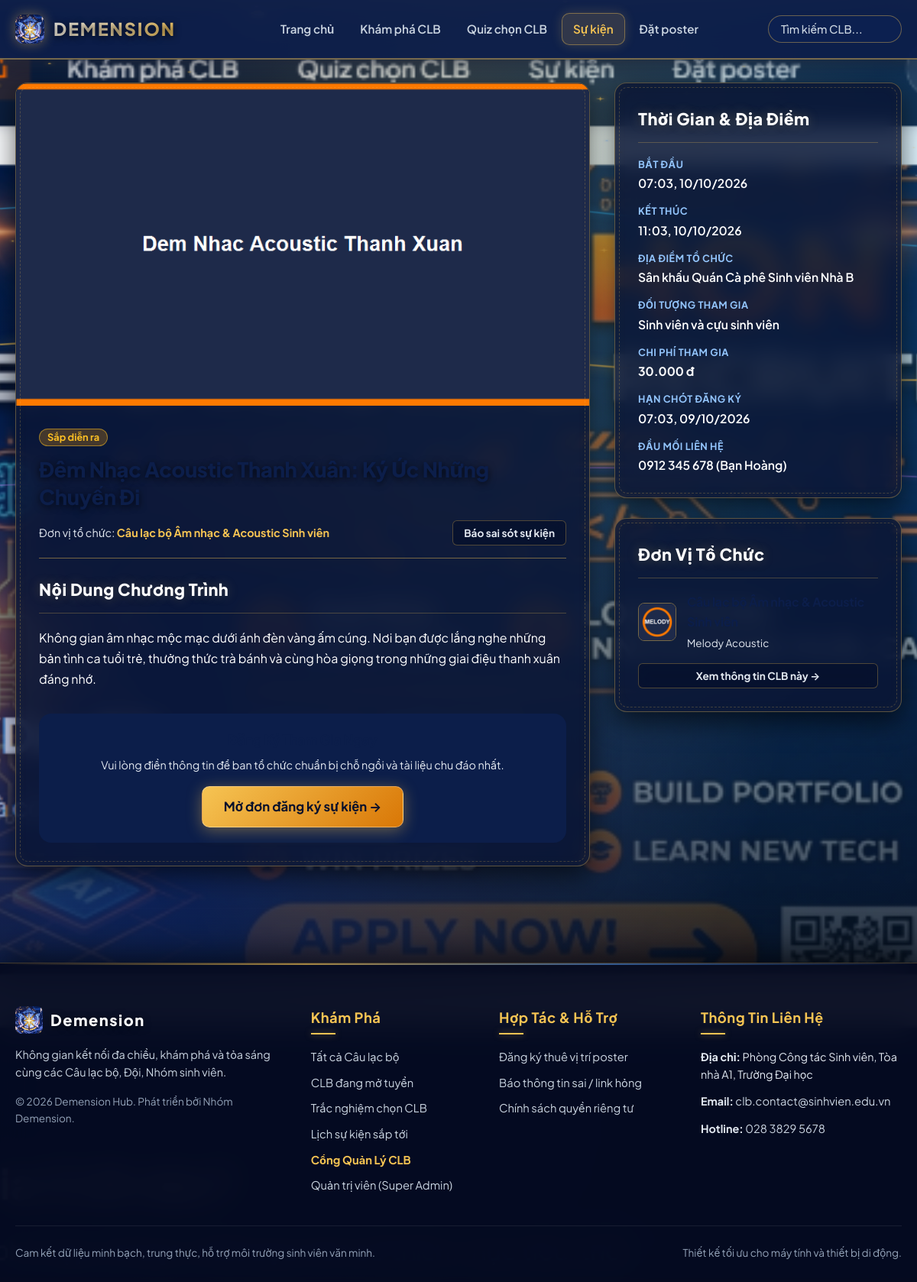
/event-detail.php?slug=dem-nhac-acoustic-thanh-xuan, run on the app's committed database.
### tables this page shows
CREATE TABLE IF NOT EXISTS `events` (
  `id` INT AUTO_INCREMENT PRIMARY KEY,
  `club_id` INT NOT NULL,
  `title` VARCHAR(255) NOT NULL,
  `slug` VARCHAR(255) NOT NULL UNIQUE,
  `poster_image` VARCHAR(255) DEFAULT NULL,
  `description` LONGTEXT NOT NULL,
  `start_time` DATETIME NOT NULL,
  `end_time` DATETIME NOT NULL,
  `location` VARCHAR(255) NOT NULL,
  `target_audience` VARCHAR(255) DEFAULT NULL,
  `fee` DECIMAL(12, 0) DEFAULT 0,
  `registration_deadline` DATETIME DEFAULT NULL,
  `registration_link` VARCHAR(500) DEFAULT NULL,
  `contact_info` VARCHAR(255) DEFAULT NULL,
  `is_active` TINYINT(1) NOT NULL DEFAULT 1,
  `created_at` DATETIME NOT NULL DEFAULT CURRENT_TIMESTAMP,
  CONSTRAINT `fk_events_club` FOREIGN KEY (`club_id`) REFERENCES `clubs` (`id`) ON DELETE CASCADE ON UPDATE CASCADE,
  INDEX `idx_events_timeline` (`is_active`, `start_time`, `end_time`)
);

CREATE TABLE IF NOT EXISTS `clubs` (
  `id` INT AUTO_INCREMENT PRIMARY KEY,
  `category_id` INT NOT NULL,
  `name` VARCHAR(200) NOT NULL,
  `short_name` VARCHAR(50) DEFAULT NULL,
  `slug` VARCHAR(200) NOT NULL UNIQUE,
  `logo` VARCHAR(255) DEFAULT NULL,
  `cover_image` VARCHAR(255) DEFAULT NULL,
  `summary` VARCHAR(500) NOT NULL,
  `description` LONGTEXT NOT NULL,
  `objectives` TEXT DEFAULT NULL,
  `target_audience` TEXT DEFAULT NULL,
  `activities_achievements` LONGTEXT DEFAULT NULL,
  `meeting_schedule` VARCHAR(255) DEFAULT NULL,
  `meeting_location` VARCHAR(255) DEFAULT NULL,
  `meeting_frequency` VARCHAR(100) DEFAULT NULL,
  `schedule_confirmed` TINYINT(1) NOT NULL DEFAULT 1 COMMENT '1: Đã chốt lịch, 0: Cần xác nhận lịch',
  `requirements` TEXT DEFAULT NULL,
  `fee_info` VARCHAR(255) DEFAULT NULL,
  `recruitment_status` ENUM('closed', 'open', 'upcoming') NOT NULL DEFAULT 'closed',
  `recruitment_deadline` DATETIME DEFAULT NULL,
  `recruitment_process` TEXT DEFAULT NULL,
  `application_link` VARCHAR(500) DEFAULT NULL,
  `is_featured` TINYINT(1) NOT NULL DEFAULT 0,
  `is_active` TINYINT(1) NOT NULL DEFAULT 1,
  `created_at` DATETIME NOT NULL DEFAULT CURRENT_TIMESTAMP,
  `updated_at` DATETIME NOT NULL DEFAULT CURRENT_TIMESTAMP ON UPDATE CURRENT_TIMESTAMP,
  CONSTRAINT `fk_clubs_category` FOREIGN KEY (`category_id`) REFERENCES `categories` (`id`) ON DELETE RESTRICT ON UPDATE CASCADE,
  INDEX `idx_clubs_status` (`is_active`, `recruitment_status`),
  INDEX `idx_clubs_featured` (`is_active`, `is_featured`)
);

### includes/functions.php (called while the page is built, shortened)
<?php
function e(?string $string): string {
    return htmlspecialchars((string)$string, ENT_QUOTES, 'UTF-8');
}
function url(string $path = ''): string {
    $path = ltrim($path, '/');
    return BASE_URL . ($path !== '' ? '/' . $path : '');
}
function upload_url(?string $path, string $default_placeholder = ''): string {
    return url(ltrim($path, '/'));
}
function safe_url(?string $url): string {
    $url = trim($url);
    $parsed = parse_url($url);
    $current_host = $_SERVER['HTTP_HOST'] ?? 'localhost';
    $is_local_env = (defined('APP_DEBUG') && APP_DEBUG) ||
                    in_array($current_host, ['localhost', '127.0.0.1']) ||
                    str_starts_with($current_host, 'localhost:') ||
                    str_starts_with($current_host, '127.0.0.1:');
    return filter_var($url, FILTER_SANITIZE_URL) ?: '';
}
function format_date_vn(?string $date_string, bool $include_time = false): string {
    try {
        $date = new DateTime($date_string);
        return $include_time ? $date->format('H:i, d/m/Y') : $date->format('d/m/Y');
    } catch (Exception $e) {
        return $date_string;
    }
}
function format_money_vn($amount): string {
    return number_format((float)$amount, 0, ',', '.') . ' đ';
}

### event-detail.php (the view, shortened to what this page needs)
<?php
require_once __DIR__ . '/includes/functions.php';
$db = get_db_connection();
$slug = trim($_GET['slug'] ?? '');
$event = null;
try {
    if (!empty($slug)) {
        $stmt = $db->prepare("
            SELECT e.*, c.name as club_name, c.short_name as club_short_name, c.slug as club_slug, c.logo as club_logo
            FROM events e
            JOIN clubs c ON e.club_id = c.id
            WHERE e.slug = ? AND e.is_active = 1
            LIMIT 1
        ");
        $stmt->execute([$slug]);
    }
    $event = $stmt->fetch();
} catch (Exception $e) {
    error_log("Lỗi tải chi tiết sự kiện: " . $e->getMessage());
}
$now = new DateTime();
$start_dt = new DateTime($event['start_time']);
$end_dt = new DateTime($event['end_time']);
$is_ended = $now > $end_dt;
$is_happening = ($now >= $start_dt && $now <= $end_dt);
include __DIR__ . '/includes/header.php';
?>
<main class="container" style="padding-top: 30px; padding-bottom: 60px;">
  <div class="detail-grid">
    <div class="detail-main-column">
      <div class="detail-main-card" style="padding: 0; overflow: hidden;">
        <div style="aspect-ratio: 16/9; background-color: var(--color-primary); overflow: hidden;">
          <img src="<?= upload_url($event['poster_image']) ?>" alt="<?= e($event['title']) ?>" style="width: 100%; height: 100%; object-fit: cover;">
        </div>
        <div style="padding: 30px;">
          <div style="margin-bottom: 12px; display: flex; gap: 8px;">
            <?php if ($is_ended): ?>
              <span class="badge badge-closed">Sự kiện đã kết thúc</span>
            <?php elseif ($is_happening): ?>
              <span class="badge badge-open">Đang diễn ra</span>
            <?php else: ?>
              <span class="badge badge-upcoming">Sắp diễn ra</span>
            <?php endif; ?>
          </div>
          <h1 style="font-size: 1.7rem; font-weight: 800; color: var(--color-primary); margin-bottom: 12px; line-height: 1.35;">
            <?= e($event['title']) ?>
          </h1>
          <div style="font-size: 0.9rem; color: var(--color-text-muted); margin-bottom: 24px; padding-bottom: 16px; border-bottom: 1px solid var(--color-border); display: flex; align-items: center; justify-content: space-between; flex-wrap: wrap; gap: 10px;">
            <span>
              Đơn vị tổ chức:
              <a href="<?= url('club-detail.php?slug=' . e($event['club_slug'])) ?>" style="font-weight: 700; color: var(--color-accent);">
                <?= e($event['club_name']) ?>
              </a>
            </span>
            <button type="button" class="btn btn-outline btn-sm btn-open-report-modal" data-event-id="<?= $event['id'] ?>" data-entity-name="<?= e($event['title']) ?>">
              Báo sai sót sự kiện
            </button>
          </div>
          <h3 class="card-heading">Nội Dung Chương Trình</h3>
          <div style="font-size: 1rem; line-height: 1.7; color: var(--color-text-main);">
            <?= nl2br(e($event['description'])) ?>
          </div>
          <?php if (!$is_ended && !empty($event['registration_link'])): ?>
            <div style="margin-top: 32px; padding: 20px; background-color: var(--color-bg-light); border-radius: var(--radius-lg); text-align: center;">
              <h4 style="font-size: 1.1rem; color: var(--color-primary); margin-bottom: 8px; font-weight: 700;">
              </h4>
              <p style="font-size: 0.9rem; color: var(--color-text-muted); margin-bottom: 16px;">
                Vui lòng điền thông tin để ban tổ chức chuẩn bị chỗ ngồi và tài liệu chu đáo nhất.
              </p>
              <a href="<?= safe_url($event['registration_link']) ?>" target="_blank" rel="noopener noreferrer" class="btn btn-primary btn-lg" onclick="alert('Biểu mẫu đăng ký được mở qua liên kết bên ngoài.');">
                Mở đơn đăng ký sự kiện &rarr;
              </a>
            </div>
          <?php endif; ?>
        </div>
      </div>
    </div>
    <div class="detail-side-column">
      <div class="detail-side-card">
        <h3 class="card-heading">Thời Gian & Địa Điểm</h3>
        <ul class="info-list">
          <li class="info-item">
            <div class="info-content">
              <div class="info-label">Bắt đầu</div>
              <div class="info-value"><?= format_date_vn($event['start_time'], true) ?></div>
            </div>
          </li>
          <li class="info-item">
            <div class="info-content">
              <div class="info-label">Kết thúc</div>
              <div class="info-value"><?= format_date_vn($event['end_time'], true) ?></div>
            </div>
          </li>
          <li class="info-item">
            <div class="info-content">
              <div class="info-label">Địa điểm tổ chức</div>
              <div class="info-value"><?= e($event['location']) ?></div>
            </div>
          </li>
          <li class="info-item">
            <div class="info-content">
              <div class="info-label">Đối tượng tham gia</div>
              <div class="info-value"><?= !empty($event['target_audience']) ? e($event['target_audience']) : 'Mọi sinh viên quan tâm' ?></div>
            </div>
          </li>
          <li class="info-item">
            <div class="info-content">
              <div class="info-label">Chi phí tham gia</div>
              <div class="info-value"><strong><?= format_money_vn($event['fee']) ?></strong></div>
            </div>
          </li>
          <?php if (!empty($event['registration_deadline'])): ?>
            <li class="info-item">
              <div class="info-content">
                <div class="info-label">Hạn chót đăng ký</div>
                <div class="info-value"><?= format_date_vn($event['registration_deadline'], true) ?></div>
              </div>
            </li>
          <?php endif; ?>
          <?php if (!empty($event['contact_info'])): ?>
            <li class="info-item">
              <div class="info-content">
                <div class="info-label">Đầu mối liên hệ</div>
                <div class="info-value"><?= e($event['contact_info']) ?></div>
              </div>
            </li>
          <?php endif; ?>
        </ul>
      </div>
      <div class="detail-side-card">
        <h3 class="card-heading">Đơn Vị Tổ Chức</h3>
        <div style="display: flex; align-items: center; gap: 14px; margin-bottom: 14px;">
          <img src="<?= upload_url($event['club_logo'], 'default-club.png') ?>" alt="<?= e($event['club_name']) ?>" style="width: 50px; height: 50px; border-radius: 8px; border: 1px solid var(--color-border); object-fit: cover;">
          <div>
            <h4 style="font-size: 1rem; font-weight: 700; color: var(--color-primary); margin-bottom: 2px;">
            </h4>
            <span style="font-size: 0.85rem; color: var(--color-text-muted);"><?= e($event['club_short_name']) ?></span>
          </div>
        </div>
        <a href="<?= url('club-detail.php?slug=' . e($event['club_slug'])) ?>" class="btn btn-outline btn-block btn-sm">
          Xem thông tin CLB này &rarr;
        </a>
      </div>
    </div>
  </div>
</main>
<?php include __DIR__ . '/includes/footer.php'; ?>

### data on the page
events: poster_image (picture), title "Đêm Nhạc Acoustic Thanh Xuân: Ký Ức Những Chuyến Đi", club.name "Câu lạc bộ Âm nhạc & Acoustic Sinh viên", description "Không gian âm nhạc mộc mạc dưới ánh đèn vàng ấm cúng. Nơi bạn được lắng nghe những bản tình ca tuổi trẻ, thưởng thức trà bánh và cùng hòa giọng trong những giai điệu thanh xuân đáng nhớ.", start_time "07:03, 10/10/2026", end_time "11:03, 10/10/2026", location "Sân khấu Quán Cà phê Sinh viên Nhà B", target_audience "Sinh viên và cựu sinh viên", fee "30.000 đ", registration_deadline "07:03, 09/10/2026", contact_info "0912 345 678 (Bạn Hoàng)", club.logo (picture), club.short_name "Melody Acoustic"

### other printed values
$contact_address "Phòng Công tác Sinh viên, Tòa nhà A1, Trường Đại học"
$contact_email "clb.contact@sinhvien.edu.vn"
$contact_phone "028 3829 5678"
